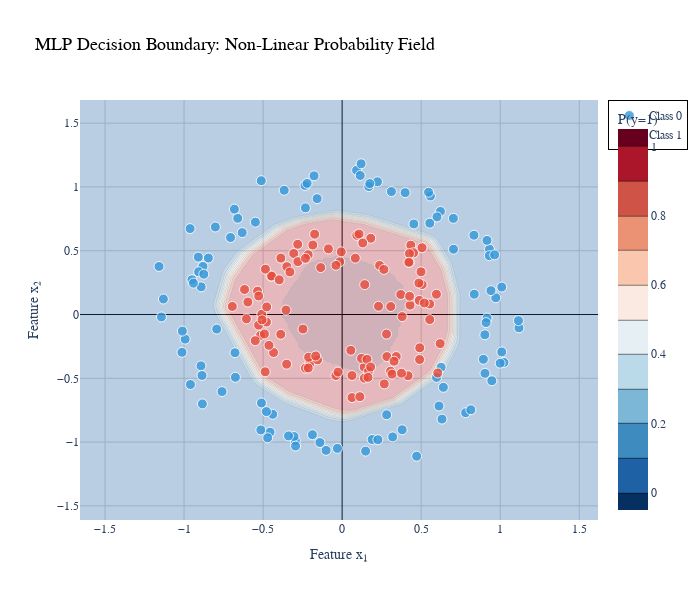

Notebook code cell kept with this figure:
### Code cell
# Visualize the probability field with contours
plot_2d_classification(
    X_circles, y_circles,
    title="MLP Decision Boundary: Non-Linear Probability Field",
    show_boundary=False,
    model=model,
    show_probabilities=True
)
